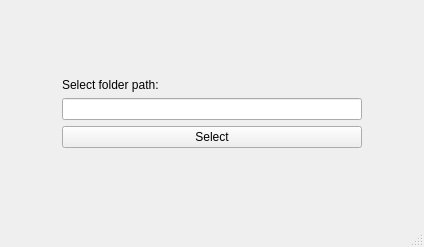
<?xml version="1.0" encoding="UTF-8"?>
<ui version="4.0">
 <class>Server</class>
 <widget class="QMainWindow" name="Server">
  <property name="geometry">
   <rect>
    <x>0</x>
    <y>0</y>
    <width>424</width>
    <height>247</height>
   </rect>
  </property>
  <property name="windowTitle">
   <string>Server</string>
  </property>
  <widget class="QWidget" name="centralwidget">
   <layout class="QGridLayout" name="gridLayout">
    <item row="0" column="0">
     <spacer name="horizontalSpacer">
      <property name="orientation">
       <enum>Qt::Horizontal</enum>
      </property>
      <property name="sizeHint" stdset="0">
       <size>
        <width>40</width>
        <height>20</height>
       </size>
      </property>
     </spacer>
    </item>
    <item row="0" column="1">
     <layout class="QVBoxLayout" name="verticalLayout">
      <item>
       <spacer name="verticalSpacer_2">
        <property name="orientation">
         <enum>Qt::Vertical</enum>
        </property>
        <property name="sizeHint" stdset="0">
         <size>
          <width>20</width>
          <height>40</height>
         </size>
        </property>
       </spacer>
      </item>
      <item>
       <widget class="QLabel" name="label">
        <property name="text">
         <string>Select folder path:</string>
        </property>
       </widget>
      </item>
      <item>
       <widget class="QLineEdit" name="lineEdit">
        <property name="minimumSize">
         <size>
          <width>300</width>
          <height>0</height>
         </size>
        </property>
        <property name="readOnly">
         <bool>true</bool>
        </property>
       </widget>
      </item>
      <item>
       <widget class="QPushButton" name="pushButton">
        <property name="text">
         <string>Select</string>
        </property>
       </widget>
      </item>
      <item>
       <spacer name="verticalSpacer">
        <property name="orientation">
         <enum>Qt::Vertical</enum>
        </property>
        <property name="sizeHint" stdset="0">
         <size>
          <width>20</width>
          <height>40</height>
         </size>
        </property>
       </spacer>
      </item>
     </layout>
    </item>
    <item row="0" column="2">
     <spacer name="horizontalSpacer_2">
      <property name="orientation">
       <enum>Qt::Horizontal</enum>
      </property>
      <property name="sizeHint" stdset="0">
       <size>
        <width>40</width>
        <height>20</height>
       </size>
      </property>
     </spacer>
    </item>
   </layout>
  </widget>
  <widget class="QMenuBar" name="menubar">
   <property name="geometry">
    <rect>
     <x>0</x>
     <y>0</y>
     <width>424</width>
     <height>25</height>
    </rect>
   </property>
  </widget>
  <widget class="QStatusBar" name="statusbar"/>
 </widget>
 <resources/>
 <connections/>
</ui>
